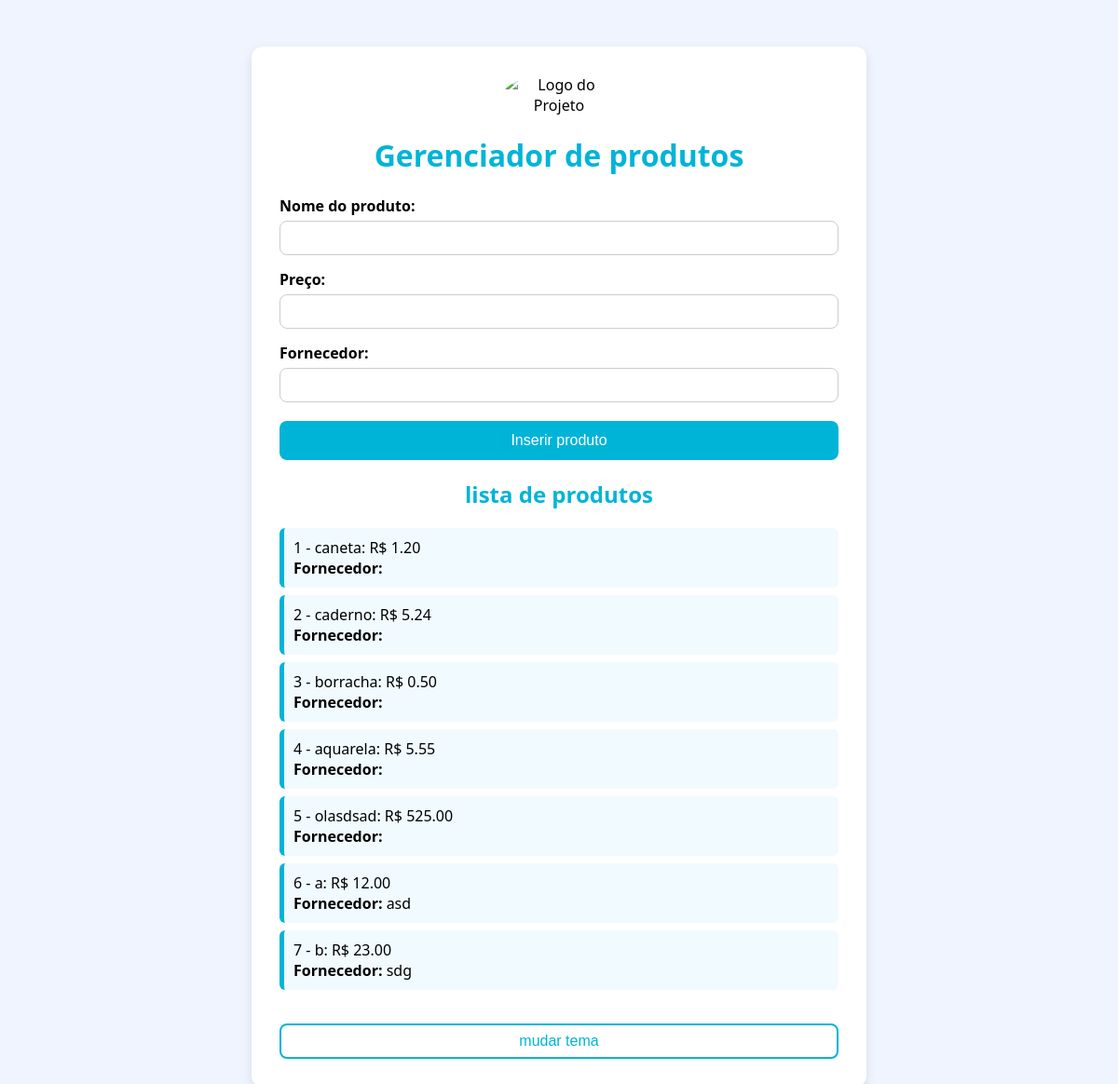
The page / on the database its author committed.
### tables this page shows
CREATE TABLE produtos (
            id INTEGER PRIMARY KEY AUTOINCREMENT,
            nome TEXT NOT NULL,
            preco REAL NOT NULL
        , fornecedor TEXT NOT NULL DEFAULT "");

### app.py (the view, shortened to what this page needs)
@app.route('/', methods=['GET', 'POST'])
def index():
    conn = get_db_connection()
    produtos = conn.execute('SELECT * FROM produtos').fetchall()
    conn.close()
    return render_template('index.html', produtos=produtos)

### app.py (called while the page is built)
def get_db_connection():
    conn = sqlite3.connect('produtos.db')
    conn.row_factory = sqlite3.Row
    return conn

### templates/index.html (shortened to what this page needs)
<!DOCTYPE html>
<html lang="pt-br">
<head>
</head>
<body>
    <div class="container">
        <div class="logo">
            <img src="https://i.postimg.cc/gjj2DzKK/logo-app-verde.png" alt="Logo do Projeto">
        </div>
        <h1>Gerenciador de produtos</h1>
        <form method="POST">
            <label for="nome">Nome do produto:</label>
            <input type="text" name="nome" id="nome">
            <label for="preco">Preço:</label>
            <input type="text" name="preco" id="preco">
            <label for="fornecedor">Fornecedor:</label>
            <input type="text" name="fornecedor" id="fornecedor">
            <button type="submit">Inserir produto</button>
        </form>
        <h2>lista de produtos</h2>
        <ul>
                {% for produto in produtos %}
                    <li>
                        {{ produto['id'] }} - {{ produto['nome'] }}: R$ {{ "%.2f"|format(produto['preco']) }}
                        <br><strong>Fornecedor:</strong> {{ produto['fornecedor'] }}
                    </li>
                {% endfor %}
        </ul>
        <div class="theme-toggle">
            <button onclick="toggleTheme()">mudar tema</button>
        </div>
    </div>
</body>
</html>

### templates/index.html (style rules this page uses)
:root { --bg-light: #f0f4ff; --bg-dark: #1e1e2f; --container-light: #ffffff; --container-dark: #2c2c3e; --text-light: #333; --text-dark: #f0f0f0; --accent: #00b4d8; }
body { font-family: 'Segoe UI', Tahoma, Geneva, Verdana, sans-serif; background-color: var(--bg-light); margin: 0; padding: 0; transition: background-color 0.3s ease; }
.container { max-width: 600px; margin: 50px auto; background-color: var(--container-light); padding: 30px; border-radius: 12px; box-shadow: 0 4px 12px rgba(0,0,0,0.1); transition: background-color 0.3s ease; }
h1, h2 { text-align: center; color: var(--accent); }
label { display: block; margin-top: 15px; font-weight: bold; }
input[type="text"] { width: 100%; padding: 10px; margin-top: 5px; border: 1px solid #ccc; border-radius: 8px; box-sizing: border-box; }
button { margin-top: 20px; width: 100%; padding: 12px; background-color: var(--accent); color: white; border: none; border-radius: 8px; font-size: 16px; cursor: pointer; }
ul { list-style-type: none; padding: 0; margin-top: 20px; }
li { background-color: #f1faff; padding: 10px; margin-bottom: 8px; border-left: 5px solid var(--accent); border-radius: 6px; }
.logo { text-align: center; margin-bottom: 20px; }
.logo img { max-width: 120px; border-radius: 50%; }
.theme-toggle { text-align: center; margin-top: 10px; }
.theme-toggle button { background-color: transparent; border: 2px solid var(--accent); color: var(--accent); padding: 8px 16px; border-radius: 8px; cursor: pointer; }

### rows shown on the page
produtos: id "1", nome "caneta", preco "1.20"
produtos: id "2", nome "caderno", preco "5.24"
produtos: id "3", nome "borracha", preco "0.50"
produtos: id "4", nome "aquarela", preco "5.55"
produtos: id "5", nome "olasdsad", preco "525.00"
produtos: id "6", nome "a", preco "12.00", fornecedor "asd"
produtos: id "7", nome "b", preco "23.00", fornecedor "sdg"
